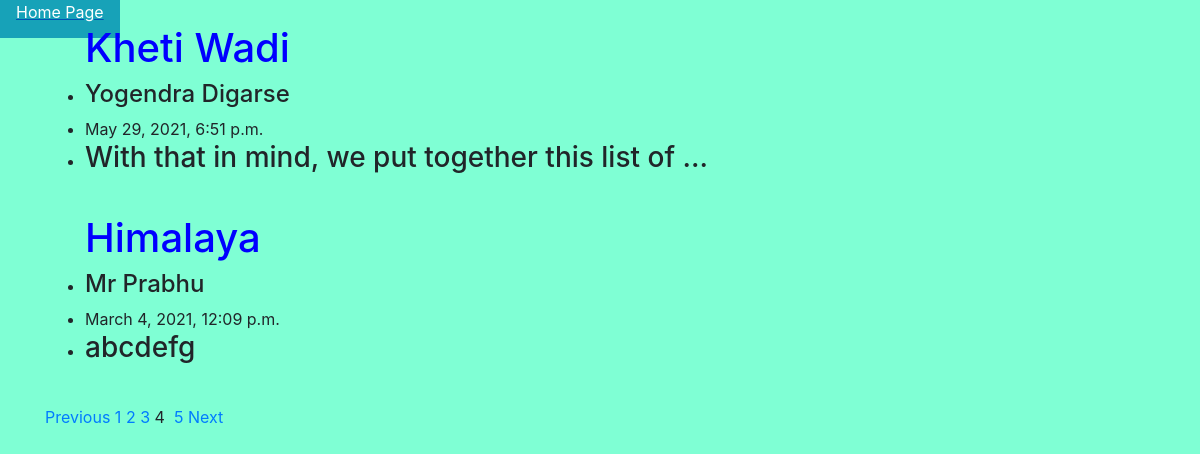
The app's page /blogView/?page=4 with its own data.
### bloggapp/models.py (models this page shows, shortened)
class Blog(models.Model):
    title=models.CharField(max_length=200, unique=True)
    slug=models.SlugField(max_length=200, unique=True)
    description=models.TextField()
    name=models.CharField(max_length=30)
    created_on=models.DateTimeField('%Y-%m-%d %H:%M')
    def get_absolute_url(self):
        return reverse('blog',kwargs={'slug':self.slug})

### bloggapp/views.py (the view)
# urls.py: path('blogView/',views.blogView, name="blogView"),
def blogView(request):
    blog=Blog.objects.all()
    p=Paginator(blog,2)
    page_number=request.GET.get('page')
    blog_obj=p.get_page(page_number)
    return render(request,"bloghome.html",{"blog_obj":blog_obj})

### templates/bloghome.html
{% extends "base.html" %}
{% block content %}
<div class="header--buttons">
    <a href="/home"><span class="p-3 mb-2 bg-info text-white">Home Page</span></a>
</div>
<div class="container" align="left">
    {% for i in blog_obj %}
    <ul>
        <h1><a href="{{i.get_absolute_url}}" style="color:blue; text-decoration: none;">{{i.title}}</a></h1>
        <li><h4>{{i.name}}</h4></li>
        <li>{{i.created_on}}</li>
        <li><h3>{{i.description | truncatewords:10}}</h3></li>
    </ul><br>
    {% endfor %}
    <nav >
        {% if blog_obj.has_other_pages %}
        <ul class="pagination">
          {% if blog_obj.has_previous %}
            <li><a href="?page={{ blog_obj.previous_page_number }}">Previous&nbsp;</a></li>
          {% else %}
            <li class="disabled"><span>&laquo;</span></li>
          {% endif %}
          {% for i in blog_obj.paginator.page_range %}
            {% if blog_obj.number == i %}
              <li class="active"><span>{{ i }} &nbsp; <span class="sr-only">(current)</span></span></li>
            {% else %}
              <li><a href="?page={{ i }}">{{ i }}&nbsp;</a></li>
            {% endif %}
          {% endfor %}
          {% if blog_obj.has_next %}
            <li><a href="?page={{ blog_obj.next_page_number }}">Next</a></li>
          {% else %}
            <li class="disabled"><span>&raquo;</span></li>
          {% endif %}
        </ul>
      {% endif %}
    </nav>
{% endblock %}

### static/css/blog.css (style rules this page uses)
body { background-color: aquamarine; }
h3 { outline-color: red; }

### records on screen
Blog: title "Kheti Wadi", name "Yogendra Digarse", created_on "May 29, 2021, 6:51 p.m.", description "With that in mind, we put together this list of …"
Blog: title "Himalaya", name "Mr Prabhu", created_on "March 4, 2021, 12:09 p.m.", description "abcdefg"

### other values on screen
{{ i }} "1" "2" "3" "5"
{{ i }} "4"
